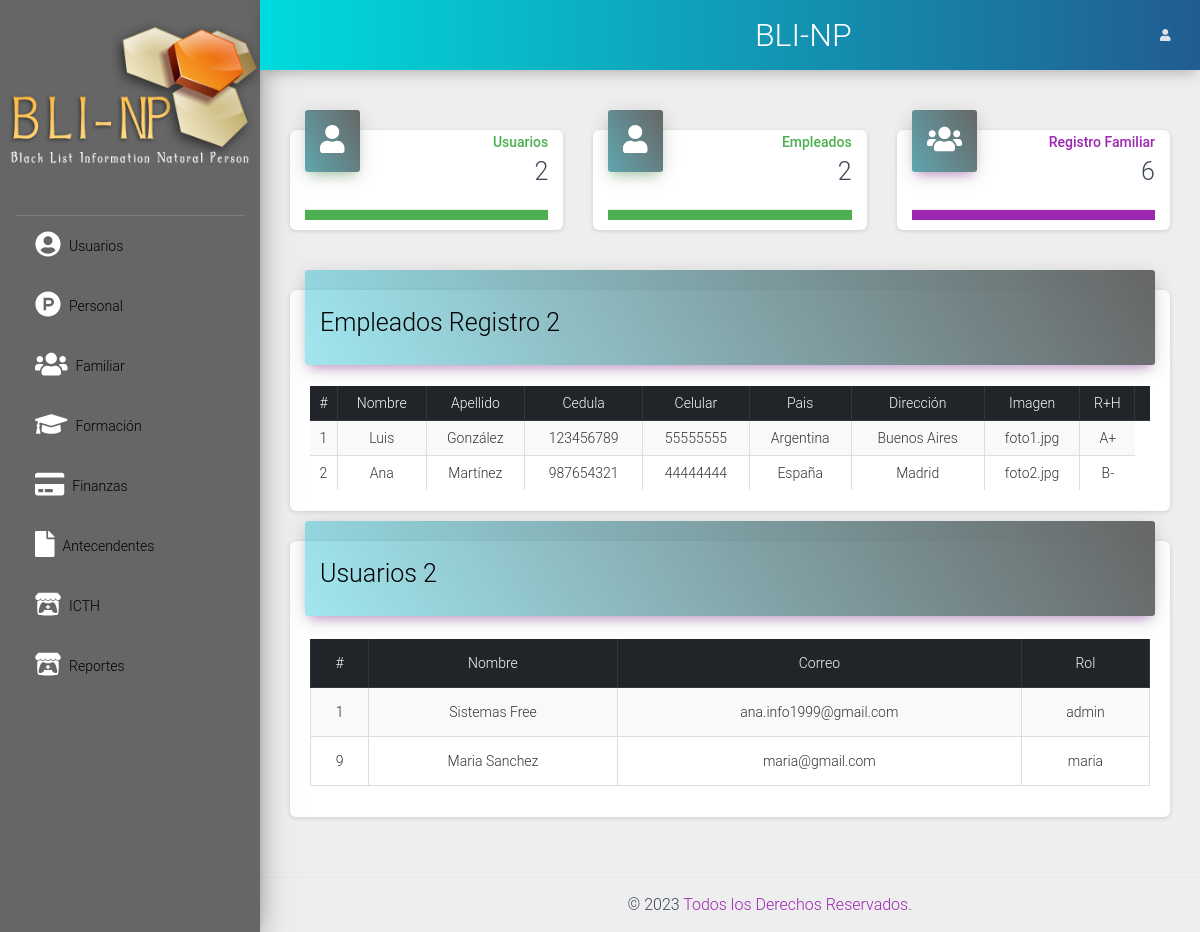
The page /src/ (signed in) on the database its author committed.
### tables this page shows
CREATE TABLE `cliente` (
  `idcliente` int NOT NULL AUTO_INCREMENT,
  `nombre` varchar(100) NOT NULL,
  `apellido` varchar(100) NOT NULL,
  `cedula` varchar(20) NOT NULL,
  `celular` varchar(15) NOT NULL,
  `pais` varchar(100) NOT NULL,
  `direccion` varchar(200) NOT NULL,
  `foto` varchar(100) DEFAULT NULL,
  `grupo_sangre` varchar(10) DEFAULT NULL,
  PRIMARY KEY (`idcliente`)
);

CREATE TABLE IF NOT EXISTS `usuario` (
  `idusuario` int NOT NULL AUTO_INCREMENT,
  `nombre` varchar(100) NOT NULL,
  `correo` varchar(100) NOT NULL,
  `usuario` varchar(20) NOT NULL,
  `clave` varchar(50) NOT NULL,
  PRIMARY KEY (`idusuario`)
);

### src/index.php (the view, shortened to what this page needs)
<?php
require "../conexion.php";
$usuarios = mysqli_query($conexion, "SELECT * FROM usuario");
$total['usuarios'] = mysqli_num_rows($usuarios);
$clientes = mysqli_query($conexion, "SELECT * FROM cliente");
$total['clientes'] = mysqli_num_rows($clientes);
$productos = mysqli_query($conexion, "SELECT * FROM producto");
$total['productos'] = mysqli_num_rows($productos);
$ventas = mysqli_query($conexion, "SELECT * FROM ventas WHERE fecha > CURDATE()");
$total['ventas'] = mysqli_num_rows($ventas);
include_once "includes/header.php";
?>
<div class="row">
    <div class="col-lg-4 col-md-6 col-sm-6">
        <div class="card card-stats">
            <div class="card-header card-header-success card-header-icon">
                <div class="card-icon">
                    <i class="fas fa-user fa-2x"></i>
                </div>
                <a href="usuarios.php" class="card-category text-success font-weight-bold">
                    Usuarios
                </a>
                <h3 class="card-title"><?php echo $total['usuarios']; ?></h3>
            </div>
            <div class="card-footer bg-success text-white">
            </div>
        </div>
    </div>
    <div class="col-lg-4 col-md-6 col-sm-6">
        <div class="card card-stats">
            <div class="card-header card-header-success card-header-icon">
                <div class="card-icon">
                    <i class="fas fa-user fa-2x"></i>
                </div>
                <a href="clientes.php" class="card-category text-success font-weight-bold">
                    Empleados
                </a>
                <h3 class="card-title"><?php echo $total['clientes']; ?></h3>
            </div>
            <div class="card-footer bg-success text-white">
            </div>
        </div>
    </div>
    <div class="col-lg-4 col-md-6 col-sm-6">
        <div class="card card-stats">
            <div class="card-header card-header-primary card-header-icon">
                <div class="card-icon">
                    <i class="fas fa-users fa-2x"></i>
                </div>
                <a href="familia.php" class="card-category text-primary font-weight-bold">
                    Registro Familiar
                </a>
                <h3 class="card-title"><?php echo $total['productos']; ?></h3>
            </div>
            <div class="card-footer bg-primary">
            </div>
        </div>
    </div>
</div>
    <div class="col-lg-14">
    <div class="card">
        <div class="card-header card-header-primary">
            <h3 class="title-2 m-b-40">Empleados Registro <?php echo $total['clientes']; ?></h3>
        </div>
        <div class="card-body">
            <div class="table-responsive">
                <table class="table table-striped table-bordered" id="tbl">
                    <thead class="thead-dark">
                        <tr>
                            <th>#</th>
                            <th>Nombre</th>
                            <th>Apellido</th>
                            <th>Cedula</th>
                            <th>Celular</th>
                            <th>Pais</th>
                            <th>Dirección</th>
                            <th>Imagen</th>
                            <th>R+H</th>
                            <th></th>
                        </tr>
                    </thead>
                    <tbody>
                        <?php
                        include "../conexion.php";
                        $query = mysqli_query($conexion, "SELECT * FROM cliente");
                        $result = mysqli_num_rows($query);
                        if ($result > 0) {
                            while ($data = mysqli_fetch_assoc($query)) { ?>
                                <tr>
                                    <td><?php echo $data['idcliente']; ?></td>
                                    <td><?php echo $data['nombre']; ?></td>
                                    <td><?php echo $data['apellido']; ?></td>
                                    <td><?php echo $data['cedula']; ?></td>
                                    <td><?php echo $data['celular']; ?></td>
                                    <td><?php echo $data['pais']; ?></td>
                                    <td><?php echo $data['direccion']; ?></td>
                                    <td><?php echo $data['foto']; ?></td>
                                    <td><?php echo $data['grupo_sangre']; ?></td>
                                </tr>
                        <?php }
                        } ?>
                    </tbody>
                </table>
            </div>
        </div>
    </div>
</div>
    <div class="col-lg-14">
        <div class="card">
            <div class="card-header card-header-primary">
                <h3 class="title-2 m-b-40">Usuarios <?php echo $total['usuarios']; ?></h3>
            </div>
            <div class="card-body">
            <div class="table-responsive">
                <table class="table table-hover table-striped table-bordered mt-2" id="tbl">
                    <thead class="thead-dark">
                        <tr>
                            <th>#</th>
                            <th>Nombre</th>
                            <th>Correo</th>
                            <th>Rol</th>
                        </tr>
                    </thead>
                    <tbody>
                        <?php
                        $query = mysqli_query($conexion, "SELECT * FROM usuario");
                        $result = mysqli_num_rows($query);
                        if ($result > 0) {
                            while ($data = mysqli_fetch_assoc($query)) { ?>
                                <tr>
                                    <td class="text-center"><?php echo $data['idusuario']; ?></td>
                                    <td class="text-center"><?php echo $data['nombre']; ?></td>
                                    <td class="text-center"><?php echo $data['correo']; ?></td>
                                    <td class="text-center"><?php echo $data['usuario']; ?></td>
                                </tr>
                        <?php }
                        } ?>
                    </tbody>
                </table>
            </div>
        </div>
    </div>
</div>
<?php include_once "includes/footer.php"; ?>

### rows shown on the page
cliente: idcliente "1", nombre "Luis", apellido "González", cedula "123456789", celular "55555555", pais "Argentina", direccion "Buenos Aires", foto "foto1.jpg", grupo_sangre "A+"
cliente: idcliente "2", nombre "Ana", apellido "Martínez", cedula "987654321", celular "44444444", pais "España", direccion "Madrid", foto "foto2.jpg", grupo_sangre "B-"
usuario: idusuario "1", nombre "Sistemas Free", correo "ana.info1999@gmail.com", usuario "admin"
usuario: idusuario "9", nombre "Maria Sanchez", correo "maria@gmail.com", usuario "maria"

### other values the page prints
$total['usuarios'] "2"
$total['clientes'] "2"
$total['productos'] "6"
